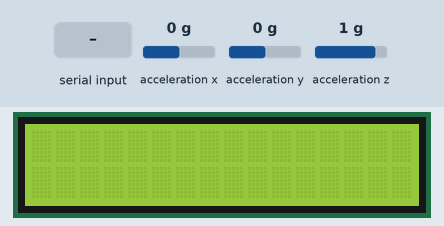
This program was run on a simulated Raspberry Pi (BCM pin numbers). On the bench: 16×2 character LCD. The test bench sets the inputs (shaded band); at power-on: acceleration x 0 g, acceleration y 0 g, acceleration z 1 g. Library files of the repository ran but are not shown: I2C_driver.py; what the program prints to the terminal is not drawn.

Above: at 1.4 s.
1.5 s: "0" typed at the terminal, then Enter
At 2.7 s:
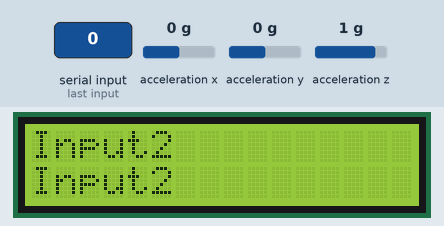
3.0 s: "1" typed at the terminal, then Enter
At 3.7 s:
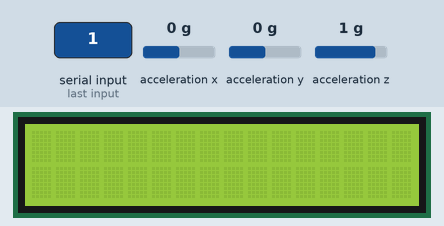
4.5 s: "2" typed at the terminal, then Enter
At 4.51 s:
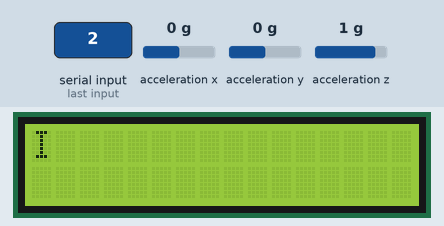
Timing chart, 0 to 7.5 s (numbered marks = the images above; inputs shaded):
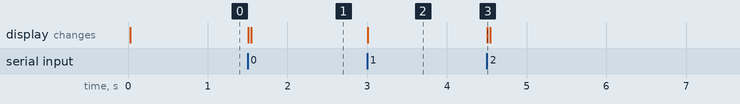

Measured:
- after the input at 1.5 s, the display: first changes at once (image 1 shows a later state)
- after the input at 3.0 s, the display: changes at once (image 2)
- after the input at 4.5 s, the display: changes at once (image 3)

The program:

ADXL345_LCD1.py
```python
# smbus library
import smbus
import RPi.GPIO as GPIO
import I2C_driver as LCD
import time

bus = smbus.SMBus(1)

# IC address
address = 0x53

# x-axis, y-axis, z-axis adress
x_adr = 0x32
y_adr = 0x34
z_adr = 0x36

# ADXL345 init
def init_ADXL345():
    print('ADXL345 init function')
    bus.write_byte_data(address, 0x2D, 0x08)

# data measure
def measure_acc(adr):
    acc0 = bus.read_byte_data(address, adr)

    acc1 = bus.read_byte_data(address, adr + 1)

    acc = (acc1 << 8) + acc0

    if acc > 0x1FF:
        acc = (65536 - acc) * -1

    acc = acc * 3.9 / 1000

    return acc


def main():
    print(bus)
    init_ADXL345()
    mylcd = LCD.lcd()
    while 1:
        num = input()
        if num == '1':
            print("1")
            x_acc = measure_acc(x_adr)
            y_acc = measure_acc(y_adr)
            z_acc = measure_acc(z_adr)

            print ('X = %2.2f' % x_acc, '[g], Y = %2.2f' % y_acc, '[g], Z = %2.2f' % z_acc, '[g]')
            mylcd.lcd_clear()

        else:
            print("2")
            mylcd.lcd_display_string("Input2",1)
            mylcd.lcd_display_string("Input2",2)


if __name__ == '__main__':
    main()
```
